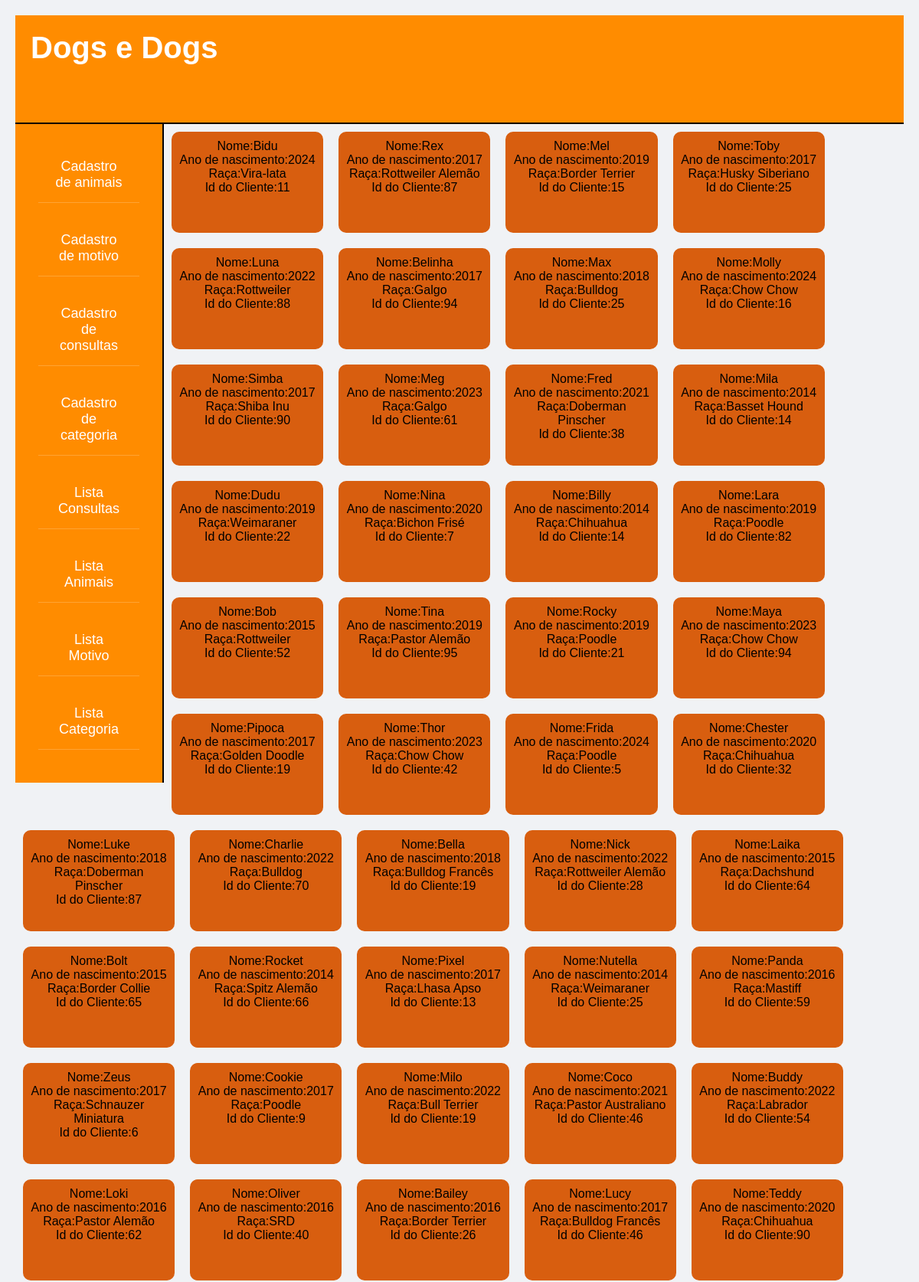
Page /animais (upper part) on the committed database.
### models.py (models this page shows, shortened)
class Animal(Base):
    __tablename__ = 'TAB_ANIMAL'
    id = Column(Integer, primary_key=True, index=True)
    nome_animal = Column(String(40), nullable=False, index=True)
    anoNasci3 = Column(Integer, nullable=False, index=True)
    raca3 = Column(String(40), nullable=False, index=True)
    cliente_id = Column(Integer, ForeignKey('TAB_CLIENTE.id'))
    cliente = relationship('Cliente')
    def serialize_user(self):
        dados_animal = {
            "id": self.id,
            "nome_animal": self.nome_animal,
            "anoNasci3": self.anoNasci3,
            "raca3": self.raca3,
            "cliente_id": self.cliente_id,
            "cliente": self.cliente
        }
        return dados_animal

### app.py (the view)
@app.route('/animais', methods=['GET'])
def animais():
    sql_animais = select(Animal).select_from(Animal)
    resultado_animais = db_sesion.execute(sql_animais).scalars()
    lista_animais = []
    for x in resultado_animais:
        lista_animais.append(x.serialize_user())
        print(lista_animais[-1])
    return render_template('lista_animais.html',
                           animais_banco=lista_animais)

### models.py (called while the page is built)
    def __repr__(self):
        return '<Cliente: Nome:  {} Telefone:  {}>'.format(self.Nome2, self.telefone)

### templates/lista_animais.html
{% extends 'pagina_inicial.html' %}
{% block conteudo %}
    {% for item in animais_banco%}
        <div class="animais">
            Nome:{{item.nome_animal}}<br>
            Ano de nascimento:{{item.anoNasci3}}<br>
            Raça:{{item.raca3}}<br>
            Id do Cliente:{{item.cliente_id}}
        </div>
    {% endfor %}
{% endblock conteudo %}

### static/pagina_inicial.css (style rules this page uses)
* { margin: 0; padding: 0; }
body { display: block; height: 100vh; background-color: #e8d9ca; }

### static/decoracao.css (style rules this page uses)
body { font-family: Arial, sans-serif; background-color: #f0f2f5; margin: 0; padding: 20px; }
.animais { float: left; height: 14%; width: 15%; background-color: #d85e0f; padding: 10px; margin: 10px; border-radius: 10px; }

### rows in the picture
Animal: nome_animal "Bidu", anoNasci3 "2024", raca3 "Vira-lata", cliente_id "11"
Animal: nome_animal "Rex", anoNasci3 "2017", raca3 "Rottweiler Alemão", cliente_id "87"
Animal: nome_animal "Mel", anoNasci3 "2019", raca3 "Border Terrier", cliente_id "15"
Animal: nome_animal "Toby", anoNasci3 "2017", raca3 "Husky Siberiano", cliente_id "25"
Animal: nome_animal "Luna", anoNasci3 "2022", raca3 "Rottweiler", cliente_id "88"
Animal: nome_animal "Belinha", anoNasci3 "2017", raca3 "Galgo", cliente_id "94"
Animal: nome_animal "Max", anoNasci3 "2018", raca3 "Bulldog", cliente_id "25"
Animal: nome_animal "Molly", anoNasci3 "2024", raca3 "Chow Chow", cliente_id "16"
Animal: nome_animal "Simba", anoNasci3 "2017", raca3 "Shiba Inu", cliente_id "90"
Animal: nome_animal "Meg", anoNasci3 "2023", raca3 "Galgo", cliente_id "61"
Animal: nome_animal "Fred", anoNasci3 "2021", raca3 "Doberman Pinscher", cliente_id "38"
Animal: nome_animal "Mila", anoNasci3 "2014", raca3 "Basset Hound", cliente_id "14"
Animal: nome_animal "Dudu", anoNasci3 "2019", raca3 "Weimaraner", cliente_id "22"
Animal: nome_animal "Nina", anoNasci3 "2020", raca3 "Bichon Frisé", cliente_id "7"
Animal: nome_animal "Billy", anoNasci3 "2014", raca3 "Chihuahua", cliente_id "14"
Animal: nome_animal "Lara", anoNasci3 "2019", raca3 "Poodle", cliente_id "82"
Animal: nome_animal "Bob", anoNasci3 "2015", raca3 "Rottweiler", cliente_id "52"
Animal: nome_animal "Tina", anoNasci3 "2019", raca3 "Pastor Alemão", cliente_id "95"
Animal: nome_animal "Rocky", anoNasci3 "2019", raca3 "Poodle", cliente_id "21"
Animal: nome_animal "Maya", anoNasci3 "2023", raca3 "Chow Chow", cliente_id "94"
Animal: nome_animal "Pipoca", anoNasci3 "2017", raca3 "Golden Doodle", cliente_id "19"
Animal: nome_animal "Thor", anoNasci3 "2023", raca3 "Chow Chow", cliente_id "42"
Animal: nome_animal "Frida", anoNasci3 "2024", raca3 "Poodle", cliente_id "5"
Animal: nome_animal "Chester", anoNasci3 "2020", raca3 "Chihuahua", cliente_id "32"
Animal: nome_animal "Luke", anoNasci3 "2018", raca3 "Doberman Pinscher", cliente_id "87"
Animal: nome_animal "Charlie", anoNasci3 "2022", raca3 "Bulldog", cliente_id "70"
Animal: nome_animal "Bella", anoNasci3 "2018", raca3 "Bulldog Francês", cliente_id "19"
Animal: nome_animal "Nick", anoNasci3 "2022", raca3 "Rottweiler Alemão", cliente_id "28"
Animal: nome_animal "Laika", anoNasci3 "2015", raca3 "Dachshund", cliente_id "64"
Animal: nome_animal "Bolt", anoNasci3 "2015", raca3 "Border Collie", cliente_id "65"
Animal: nome_animal "Rocket", anoNasci3 "2014", raca3 "Spitz Alemão", cliente_id "66"
Animal: nome_animal "Pixel", anoNasci3 "2017", raca3 "Lhasa Apso", cliente_id "13"
Animal: nome_animal "Nutella", anoNasci3 "2014", raca3 "Weimaraner", cliente_id "25"
Animal: nome_animal "Panda", anoNasci3 "2016", raca3 "Mastiff", cliente_id "59"
Animal: nome_animal "Zeus", anoNasci3 "2017", raca3 "Schnauzer Miniatura", cliente_id "6"
Animal: nome_animal "Cookie", anoNasci3 "2017", raca3 "Poodle", cliente_id "9"
Animal: nome_animal "Milo", anoNasci3 "2022", raca3 "Bull Terrier", cliente_id "19"
Animal: nome_animal "Coco", anoNasci3 "2021", raca3 "Pastor Australiano", cliente_id "46"
Animal: nome_animal "Buddy", anoNasci3 "2022", raca3 "Labrador", cliente_id "54"
Animal: nome_animal "Loki", anoNasci3 "2016", raca3 "Pastor Alemão", cliente_id "62"
Animal: nome_animal "Oliver", anoNasci3 "2016", raca3 "SRD", cliente_id "40"
Animal: nome_animal "Bailey", anoNasci3 "2016", raca3 "Border Terrier", cliente_id "26"
Animal: nome_animal "Lucy", anoNasci3 "2017", raca3 "Bulldog Francês", cliente_id "46"
Animal: nome_animal "Teddy", anoNasci3 "2020", raca3 "Chihuahua", cliente_id "90"
